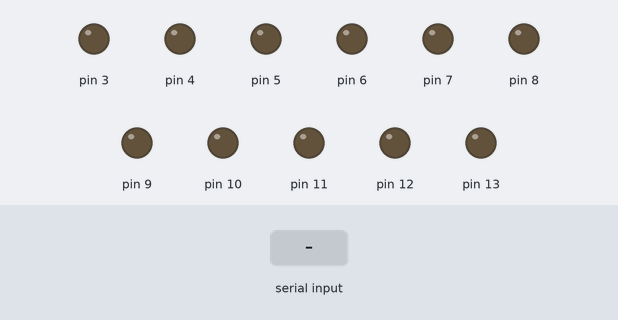
Recording of a sketch running on a simulated Arduino Uno, built with avr-gcc and run on an emulated ATmega328P. Parts: output pins drawn as LEDs (lit = HIGH). The test bench sets the inputs (shaded band). What the sketch prints to the serial monitor is not drawn.

Above: at 1.2 s.
1.3 s: "1\n" received over Serial
At 1.39 s:
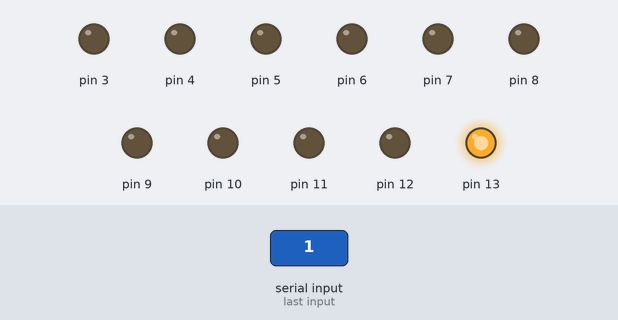
Timing chart, 0 to 4.3 s (numbered marks = the images above; inputs shaded):
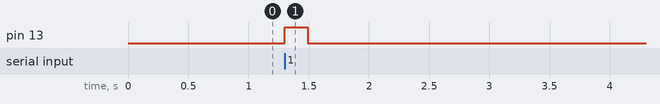

The sketch:

sketch_2021_06_21ElectriclongbaordV1.ino
```cpp
/* author: Alex Semenov
  Version 2 started using Butter Scotch look at the V4 Bluetooth Shenenagans app for more information
*/

#define ADDR_LENG 0 // address of the length identifier
#define ADDR_ID 1 // address of the ID
#define ADDR_TYPE 2 // address of the message type
#define ADDR_CONT 3 // address of the contents of the message
#define SIZE_CONST 5 // the size of the everything but the message
#define SIZE_CHECKSUM 2 // the size of the checksum
#define ID 0x30 // device ID
#define IA_EL 0 // instead of a hashmap I will let the complier handle this one
#define ET_IV 1 // dito

#define SAFTY_PIN 2 // pint that reads the state of the bluetooth modual

volatile int p = 0; // if information has been resently recived p=0
volatile int j; // amount of serial events

char message [100];  // the whole message we want to send
char received [100]; // the whole received message
char reads [100]; // reading buffer
int partner [4]; // contains decoded info about the partner
int values [100]; //stores current values of things
char receivedLast = 0x00; // last message recived? 0x01 : 0x00
int lookupSizes [] = {11,9};
int lookupType [] = {0,1};
String errorCode;

int analog = 147;
int r = 0;
int b = 0;
int g = 0;
int ledState = 0;
int mode = 0;
int trans = 0;

//Writers -----------------------------------------------------
void writeIntegerValue(int value, int index) {
  values[index] = value;
}
void writeFloatValue(float value, int index){
  values[index] = (int) value; // writes everything left of the decimal as an int and truncates the rest
  values[index+1] = (int) ((value-(float)values[index])*10000.0); // writes everything right of the decimal like an int in the thousands
}
void writeCharValue(char value, int index){
   values[index] = value;
}
void writeStringValue(char *string, int index, int leng){
  for(int i=0; i<leng; i++){
    writeCharValue(string[i], index+i);
  }
}
//Readers ---------------------------------------------------
int readIntegerValue(int index, int size){
  return (int) bytes2Int(received, size+index+ADDR_CONT, index+ADDR_CONT);
 }
float readFloatValue(int index, int size){ // passed the decimal the size is always 2 bytes
   float right = (float) bytes2Int(received, size-2+index+ADDR_CONT, index+ADDR_CONT);
   float left = (float) bytes2Int(received, size+index+ADDR_CONT, index+ADDR_CONT+size-2);
   left = (float) (left/10000.0);
   return right + left;
}
char readCharValue(int index){
   return (char) received[index+ADDR_CONT];
}
String readStringValue(int index, int size){
   char chars [size];
   for (int i=0; i<size; i++){
      chars[i] = readCharValue(index);
   }
   return String(chars);
}

int getType(){
  return lookupType[partner[ADDR_TYPE]];
}

String readInstruction(char *bytes, int length){
  String toReturn = String("");
  for (int i=0; i<length; i++){ // reads the bytes buffer into the received message
     received[i] = bytes[i];
  }

  if (length == (int) bytes2Int(received,1+ADDR_LENG,ADDR_LENG)){
     toReturn = toReturn + "Length Passed";
  } else {
     toReturn = toReturn + ", Length Failed: " + bytes2Int(received,1+ADDR_LENG,ADDR_LENG) + '/' + length;
     receivedLast = 0x00;
     return toReturn;
  }
  if (cSum(received,length-SIZE_CHECKSUM) == bytes2Int(received,length,length-SIZE_CHECKSUM)){ // checks checksum
     toReturn = toReturn + ", Checksum Passed";
  } else {
     toReturn = toReturn + "Checksum Failed: " + cSum(received,length-SIZE_CHECKSUM) + '/' + bytes2Int(received,2+length-SIZE_CHECKSUM,length-SIZE_CHECKSUM);
     receivedLast = 0x00;
     return toReturn;
  }
  receivedLast = 0x01;

  // gets all the easy stuff
  partner[ADDR_LENG] = length;
  partner[ADDR_ID] = (int) bytes2Int(received, 1+ADDR_ID, ADDR_ID);
  partner[ADDR_TYPE] = (int) bytes2Int(received, 1+ADDR_TYPE, ADDR_TYPE);
  partner[ADDR_CONT] = cSum(received,length-SIZE_CHECKSUM);
  return toReturn;
}

void changeInstruction (int instruction){
  long temp;
  int j;
  int size = lookupSizes[instruction];
  message[ADDR_ID] = ID|receivedLast; // updates the ID byte
  int2Bytes(size, message,1, ADDR_LENG); // updates the length identifier
  int2Bytes(lookupType[instruction], message, 1, ADDR_TYPE); // updates the type identifier

  for (int i=0; i<size-SIZE_CONST; i++){
     if (values[i] > 255){  // ------------------------------------cant be 255?
     temp = 255;
     j=1;
        while (temp < (long)values[i]){ //finds the total bytes we need to store a number
           temp = temp*256;
           j++;
        }
        int2Bytes(values[i], message, j, i+ADDR_CONT); // updates the contents of the message
        i=j-1+i;
     } else {
        int2Bytes(values[i], message, 1, i+ADDR_CONT); // updates the contents of the message
      }
  }

  int2Bytes(cSum(message,size-SIZE_CHECKSUM), message, SIZE_CHECKSUM, size-SIZE_CHECKSUM); // updates the checksum
}


int power(int a, int b){ // a = base, b = exponent
  if(b==0){
    return 1;
  }
  int og = a;
  for(int q=0; q<b-1; q++){
    a = a*og;
  }
  return a;
}

unsigned long int bytes2Int(char *bytes, int leng, int offset){ // makes a series of bytes into a binary number which is returned as an integer
 byte mask;
 unsigned long int sum = 0;

  for (int i=leng; i>offset; i--){ // repetes untill every byte has been prosessed start at last byte
    mask = 0x01;
    for (int k=0; k<8; k++){ // start at first bit
      if(bytes[i-1] & mask){ // if bit is 1
       sum += power(2,k+(8*(leng-i))); // add bit
      }
      mask <<= 1; // bit shift mask to the left
    }
  }
  return sum;
}

void int2Bytes(int num, char* bytes, int leng, int offset){ // writes a binary number from an int
  for (int i=offset; i<leng+offset; i++){ //sets all bits in message to 0
    bytes[i] = 0x00;
  }

  if (num%2 != 0){ // if num is odd then we know the first bit is a 1
    bytes[leng+offset-1] = bytes[leng+offset-1] | 0x01;
  }

  int shift, pos;
  byte mask;
  int tempNum = num;

  while ((shift=int2Bit(tempNum)) != 0){ // while there is bits left to add
    tempNum = tempNum - power(2,shift); // removes previous bit
    mask = 0x01; // resets the mask
    mask <<= shift%8; // moves the mask to the current bit
    pos = bytePos(leng, shift); //finds the current byte
    bytes[pos+offset] = bytes[pos+offset] | mask; // adds the bit to the byte
  }
}

int int2Bit(int tempNum){ // determines bigest bit position of checksum
  int k =0;
  while((tempNum =tempNum/2) >= 1){
   k++;
  }
  return k;
}

int bytePos(int leng, int shift){ // counts the byte we are on based on the shift
  int pos = 0;
  while (shift>7){
    shift -=8;
    pos++;
  }
  return leng-pos-1; // -1 because arrays start at 0
}

int cSum(char* bytes, int leng){ // calcualtes integer checksum
  int sum =0;
  for (int k=0; k<leng; k++){
    sum+=bytes2Int(&bytes[k],1,0);
  }
  return sum;
}

void actions () {

}

void serialEvent(){
  p=0; // good connection
  j++; // counts a serial event
  TCNT1  = 0x00; // should reset timer
}

String takeIn(char *bytes){
  char srt;
  int i=0;
  int flag = 0;
  while((srt = Serial.read()) != -1){ // read entire message to memory
    delay(2); // could by shorter?
    bytes[i++] = srt;
  }
  return readInstruction(bytes,i);
}

ISR(TIMER1_COMPA_vect){//timer1 interrupt 5Hz: if timer is ever aloud to complete we have a bad connection
  p = 1; // bad connection
}

void debuggin(){
    Serial.println("Code: " + errorCode);
    Serial.print("analog: ");
    Serial.println(analog);
    Serial.print("r: ");
    Serial.println(r);
    Serial.print("g: ");
    Serial.println(g);
    Serial.print("b: ");
    Serial.println(b);
    Serial.print("ledState: ");
    Serial.println(ledState);
    Serial.print("mode: ");
    Serial.println(mode);
    //Serial.print("stuff: ");
    //for(int i=0; i<6; i++){
    //  Serial.print(partner[i]);
    //  Serial.print(", ");
    //}
    Serial.println('\n');
}

void setup(){ // compare match register = [16,000,000Hz/(prescaler*desired interupt frequency)]-1
  for(int k=3; k<13; k++){ // set all pins but 2 to be output
    pinMode(k, OUTPUT);
  }
  pinMode(SAFTY_PIN, INPUT);
  pinMode(13,OUTPUT);
  Serial.begin(38400);
  j=0; // Very important to make zero

  cli(); //stop interrupts
  //set timer1 to 10Hz
  TCCR1A = 0;// set entire TCCR1A register to 0
  TCCR1B = 0;// same for TCCR1B
  TCNT1  = 0;//initialize counter value to 0
  // set compare match register for 10hz increments
  //OCR1A = 1500;// = (16*10^6) / (10*1024) - 1 (must be <65536) ***VERY IMPORTANT*** -LIKES TO BE A NUMBER THAT ENDS IN AT LEAST ONE '0', I HAVE NO IDEA WHY JUST LEAVE IT BE!
  OCR1A = 3000; // double the pervious time becuase it runs better this way
  // turn on CTC mode
  TCCR1B |= (1 << WGM12);
  // Set CS12 and CS10 bits for 1024 prescaler
  TCCR1B |= (1 << CS12) | (1 << CS10);
  // enable timer compare interrupt
  TIMSK1 |= (1 << OCIE1A);
  sei();//allow interrupts
}

void loop() {
  if (j>11){
    errorCode = takeIn(reads);
    if (errorCode.equals("Length Passed, Checksum Passed")){ // good message

      //Serial.println(getType());
      if (getType() == IA_EL ){ // type for control message
        analog = readIntegerValue (0, 1);
        r = readIntegerValue (1, 1);
        b = readIntegerValue (2, 1);
        g = readIntegerValue (3, 1);
        ledState = readIntegerValue (4, 1);
        mode = readIntegerValue(5,1);
        trans = readIntegerValue(6,1);


      } else { // idk

      }

    } else { // bad message

    }
    // return a message

    writeIntegerValue(20, 0);
    writeFloatValue(22.2, 1);
    changeInstruction(ET_IV);
    for(int i=0; i<lookupSizes[ET_IV]; i++){
      Serial.write(message[i]);
    }

    //debuggin();
    j=0;
  }

 if (p == 0){ // good conection *** saftey pin set low for testing
   digitalWrite(13,HIGH);
   actions();
 } else { // bad conection
   digitalWrite(13,LOW);
        analog = 127;
 }
}
```

Measured:
- after the input at 1.3 s, pin 13: LOW → HIGH at once, → LOW 0.19 s later
